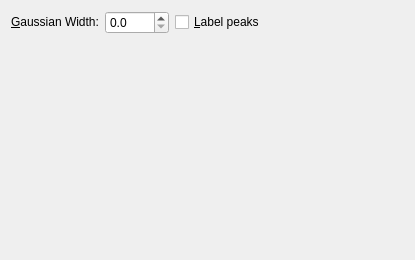
<?xml version="1.0" encoding="UTF-8"?>
<ui version="4.0">
 <class>Tab_CD</class>
 <widget class="QWidget" name="Tab_CD">
  <property name="geometry">
   <rect>
    <x>0</x>
    <y>0</y>
    <width>415</width>
    <height>260</height>
   </rect>
  </property>
  <property name="windowTitle">
   <string>Spectra Tab</string>
  </property>
  <layout class="QGridLayout" name="gridLayout">
   <item row="0" column="0">
    <widget class="QLabel" name="label_9">
     <property name="sizePolicy">
      <sizepolicy hsizetype="Fixed" vsizetype="Fixed">
       <horstretch>0</horstretch>
       <verstretch>0</verstretch>
      </sizepolicy>
     </property>
     <property name="text">
      <string>&amp;Gaussian Width:</string>
     </property>
     <property name="buddy">
      <cstring>spin_FWHM</cstring>
     </property>
    </widget>
   </item>
   <item row="0" column="3">
    <spacer name="horizontalSpacer">
     <property name="orientation">
      <enum>Qt::Horizontal</enum>
     </property>
     <property name="sizeHint" stdset="0">
      <size>
       <width>40</width>
       <height>20</height>
      </size>
     </property>
    </spacer>
   </item>
   <item row="2" column="0">
    <spacer name="verticalSpacer">
     <property name="orientation">
      <enum>Qt::Vertical</enum>
     </property>
     <property name="sizeHint" stdset="0">
      <size>
       <width>20</width>
       <height>40</height>
      </size>
     </property>
    </spacer>
   </item>
   <item row="0" column="2">
    <widget class="QCheckBox" name="cb_labelPeaks">
     <property name="sizePolicy">
      <sizepolicy hsizetype="Fixed" vsizetype="Fixed">
       <horstretch>0</horstretch>
       <verstretch>0</verstretch>
      </sizepolicy>
     </property>
     <property name="text">
      <string>&amp;Label peaks</string>
     </property>
     <property name="checked">
      <bool>false</bool>
     </property>
    </widget>
   </item>
   <item row="0" column="1">
    <widget class="QDoubleSpinBox" name="spin_FWHM">
     <property name="sizePolicy">
      <sizepolicy hsizetype="Minimum" vsizetype="Fixed">
       <horstretch>0</horstretch>
       <verstretch>0</verstretch>
      </sizepolicy>
     </property>
     <property name="decimals">
      <number>1</number>
     </property>
     <property name="maximum">
      <double>1000.000000000000000</double>
     </property>
     <property name="singleStep">
      <double>0.500000000000000</double>
     </property>
    </widget>
   </item>
  </layout>
 </widget>
 <resources/>
 <connections/>
</ui>
